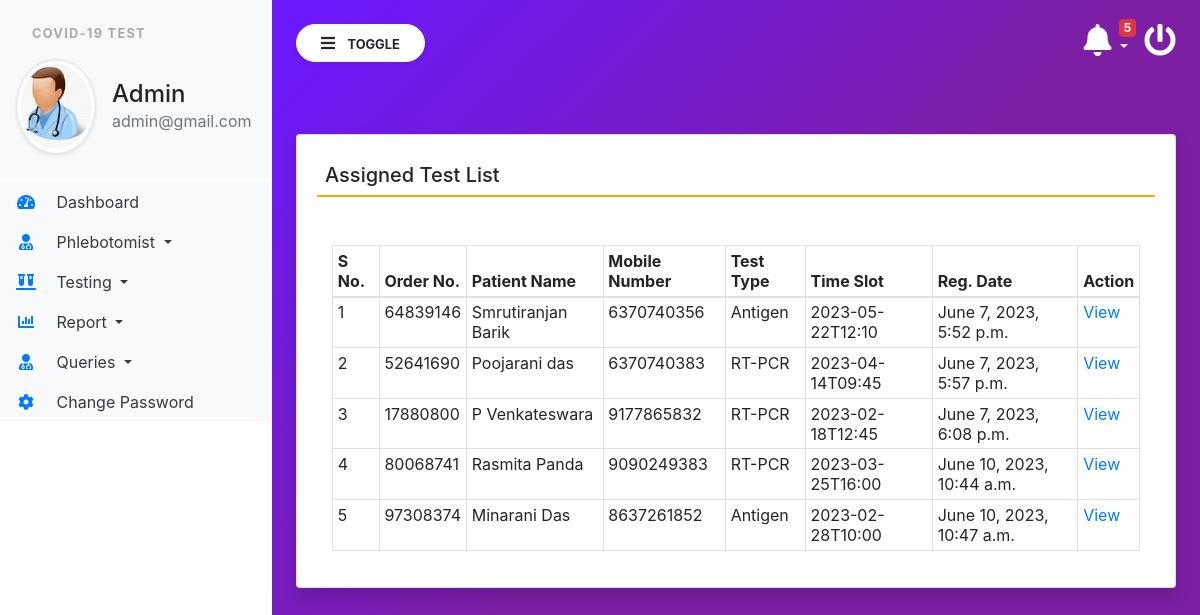
The app's page /AssignedTest (signed in) with its own data.
### covid/models.py (models this page shows, shortened)
class Testrecord(models.Model):
    OrderNumber = models.CharField(max_length=50, null=True)
    patient = models.ForeignKey(Patients,on_delete=models.CASCADE)
    TestType = models.CharField(max_length=250, null=True)
    TestTimeSlot = models.CharField(max_length=150, null=True)
    ReportStatus = models.CharField(max_length=200, null=True)
    FinalReport = models.FileField(null=True,blank=True)
    ReportUploadTime = models.CharField(max_length=150,null=True)
    RegistrationDate = models.DateTimeField(auto_now_add=True)
    phlebotomist = models.ForeignKey(Phlebotomist,on_delete=models.CASCADE, null=True)
    AssignedTime = models.CharField(max_length=150, null=True)

class Patients(models.Model):
    FullName = models.CharField(max_length=150, null=True)
    MobileNumber = models.CharField(max_length=15, null=True)
    DateOfBirth = models.DateField(null=True)
    GovtIssuedId = models.CharField(max_length=150,null=True)
    GovtIssuedIdNo = models.CharField(max_length=150, null=True)
    FullAddress = models.CharField(max_length=350, null=True)
    State = models.CharField(max_length=200, null=True)
    RegistrationDate = models.DateTimeField(auto_now_add=True)

### covid/views.py (the view)
# urls.py: path('AssignedTest',AssignedTest, name='AssignedTest'),
def AssignedTest(request):
    if not request.user.is_authenticated:
        return redirect('admin_login')
    test = Testrecord.objects.filter(ReportStatus='Assigned')
    return render(request, 'AssignedTest.html', locals())

### covid/templatetags/custom_tag.py (called while the page is built)
@register.filter(name = 'notification')
def notification(obj):
    test  = Testrecord.objects.filter(ReportStatus="Not Processed yet")
    return test

@register.simple_tag()
def notificationcount(*args, **kwargs):
    testcount  = Testrecord.objects.filter(ReportStatus="Not Processed yet").count()
    return testcount

### covid/templates/AssignedTest.html
{% extends 'admin_base.html' %}
{% block main  %}
<div class="card shadow mt-5">
    <div class="card-body">
        <h5 class="p-2" style="border-bottom: 2px solid orange;">Assigned Test List</h5>
        <div class="container-fluid mt-5">
            <table class="table table-bordered table-sm" id="example">
                <thead>
                <tr>
                    <th>S No.</th>
                    <th>Order No.</th>
                    <th>Patient Name</th>
                    <th>Mobile Number</th>
                    <th>Test Type</th>
                    <th>Time Slot</th>
                    <th>Reg. Date</th>
                    <th>Action</th>
                </tr>
                </thead>
                <tbody>
                  {% for i in test %}
                <tr>
                    <td>{{forloop.counter}}</td>
                    <td>{{i.OrderNumber}}</td>
                    <td>{{i.patient.FullName}}</td>
                    <td>{{i.patient.MobileNumber}}</td>
                    <td>{{i.TestType}}</td>
                    <td>{{i.TestTimeSlot}}</td>
                    <td>{{i.RegistrationDate}}</td>
                    <td><a href="{% url 'viewTestingDtls' i.id %}" class="text-primary">View</a></td>
                </tr>
                  {% endfor %}
                </tbody>
            </table>
        </div>
    </div>
</div>
{% endblock %}

### covid/templates/admin_base.html (shortened to what this page needs)
{% load static %}
{% load custom_tag %}
<html lang="en">
<head>
    <link rel="stylesheet" href="https://maxcdn.bootstrapcdn.com/bootstrap/4.3.1/css/bootstrap.min.css">
    <link rel="stylesheet" href="https://use.fontawesome.com/releases/v5.6.3/css/all.css"
>
    <link rel="stylesheet" type="text/css" href="{% static 'css/sidebar.css' %}">
</head>
<body>
<div class="vertical-nav bg-white" id="sidebar">
    <div class="py-4 px-3 mb-1 bg-light">
        <p class="font-weight-bold text-uppercase px-3 small dashboard-text">Covid-19 Test</p>
        <div class="media d-flex align-items-center">
            <img src="{% static 'images/admin.jpg' %}" width="80" height="80"
                 class="mr-3 rounded-circle img-thumbnail shadow-sm">
            <div class="media-body">
                <h4 class="mb-0">Admin</h4>
                <p class="text-muted mb-0">{{request.user.email}}</p>
            </div>
        </div>
    </div>
    <ul class="nav flex-column bg-white">
        <li class="nav-item">
            <a href="{% url 'admin_home' %}" class="nav-link text-dark bg-light">
                <i class="fas fa-tachometer-alt fa-fw mr-3 text-primary"></i>
                Dashboard
            </a>
        </li>
        <li class="nav-item dropdown">
            <a class="nav-link dropdown-toggle text-dark bg-light" href="#" id="navbardrop" data-toggle="dropdown">
                <i class="fas fa-user-md mr-3 text-primary fa-fw"></i> Phlebotomist
            </a>
        </li>
        <li class="nav-item dropdown">
            <a class="nav-link dropdown-toggle text-dark bg-light" href="#" id="navbardrop" data-toggle="dropdown">
                <i class="fas fa-vials mr-3 text-primary fa-fw"></i> Testing
            </a>
        </li>
        <li class="nav-item dropdown">
            <a class="nav-link dropdown-toggle text-dark bg-light" href="#" id="navbardrop" data-toggle="dropdown">
                <i class="fas fa-chart-bar mr-3 text-primary fa-fw"></i> Report
            </a>
        </li>
        <li class="nav-item dropdown">
            <a class="nav-link dropdown-toggle text-dark bg-light" href="#" id="navbardrop" data-toggle="dropdown">
                <i class="fas fa-user-md mr-3 text-primary fa-fw"></i> Queries
            </a>
        </li>
        <li class="nav-item">
            <a href="{% url 'changePassword' %}" class="nav-link text-dark bg-light">
                <i class="fas fa-cog mr-3 text-primary fa-fw"></i>
                Change Password
            </a>
        </li>
    </ul>
</div>
<div class="page-content p-4" id="content">
    <a href="/logout" title="logout" class="float-right text-white"><i class="fas fa-power-off fa-2x"></i></a>
    <div class="container">
        <div class="dropdown">
    <a href="" class="float-right text-white pr-3 dropdown-toggle" id="menu1" data-toggle="dropdown"><span class="badge badge-danger">{% notificationcount %}</span><i class="fas fa-bell fa-2x"> </i>
    </a>
    </div>
        </div>
    <button id="sidebarCollapse" type="button" class="btn btn-light bg-white rounded-pill shadow-sm px-4 mb-4">
        <i class="fas fa-bars mr-2"></i>
        <small class="text-uppercase font-weight-bold">Toggle</small>
    </button>
    {% block main %}
    {% endblock %}
</div>
</body>
</html>

### covid/static/css/sidebar.css (style rules this page uses)
body { background-image : linear-gradient(135.9deg,rgba(109,25,252,1) 16.4%,rgba(125,31,165,1) 56.1%); min-height:100vh; }
.vertical-nav { min-width : 17rem; width : 17rem; height:100vh; position:fixed; top:0; left:0; transition: all 0.4s; }
.page-content { width:calc(100% - 17rem); margin-left:17rem; transition:all 0.4s; }
.dashboard-text { letter-spacing : 0.1em; color : #aaa; }
.badge { position: absolute; top: -5px; right: 25px; }

### records on screen
Testrecord: OrderNumber "64839146", patient.FullName "Smrutiranjan Barik", patient.MobileNumber "6370740356", TestType "Antigen", TestTimeSlot "2023-05-22T12:10", RegistrationDate "June 7, 2023, 5:52 p.m."
Testrecord: OrderNumber "52641690", patient.FullName "Poojarani das", patient.MobileNumber "6370740383", TestType "RT-PCR", TestTimeSlot "2023-04-14T09:45", RegistrationDate "June 7, 2023, 5:57 p.m."
Testrecord: OrderNumber "17880800", patient.FullName "P Venkateswara", patient.MobileNumber "9177865832", TestType "RT-PCR", TestTimeSlot "2023-02-18T12:45", RegistrationDate "June 7, 2023, 6:08 p.m."
Testrecord: OrderNumber "80068741", patient.FullName "Rasmita Panda", patient.MobileNumber "9090249383", TestType "RT-PCR", TestTimeSlot "2023-03-25T16:00", RegistrationDate "June 10, 2023, 10:44 a.m."
Testrecord: OrderNumber "97308374", patient.FullName "Minarani Das", patient.MobileNumber "8637261852", TestType "Antigen", TestTimeSlot "2023-02-28T10:00", RegistrationDate "June 10, 2023, 10:47 a.m."

### other values on screen
{{ request.user.email }} "admin@gmail.com"
